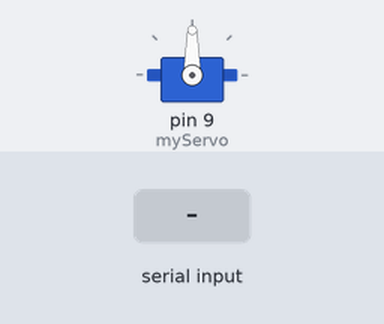
The sketch below on a simulated Arduino Uno, built with avr-gcc and run on an emulated ATmega328P. Parts: servo. The test bench sets the inputs (shaded band).

Above: at 1.2 s.
1.3 s: "30,150\n" received over Serial
At 2.1 s:
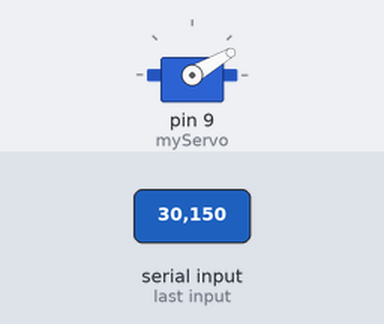
2.8 s: "5\n" received over Serial
At 3.1 s:
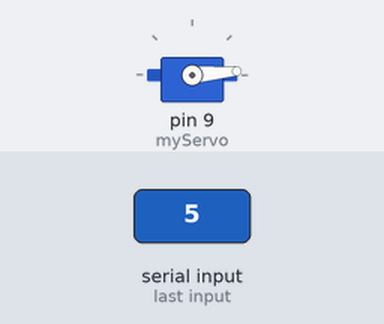
4.3 s: "90,45\n" received over Serial
At 5.5 s:
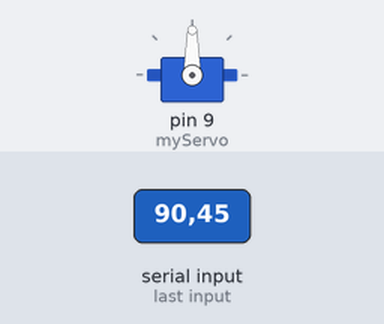
Timing chart, 0 to 7.3 s (numbered marks = the images above; inputs shaded):
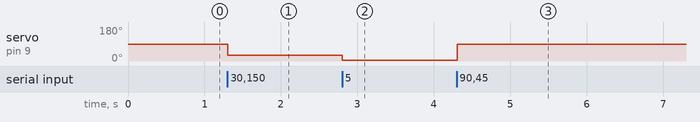

Measured:
- after the input at 1.3 s, servo on pin 9 (myServo): 90° → 30° at once
- after the input at 2.8 s, servo on pin 9 (myServo): 30° → 5° at once
- after the input at 4.3 s, servo on pin 9 (myServo): 5° → 90° at once

The sketch:

control.ino
```cpp
#include <Servo.h>

Servo myServo;
int angle = 0;

void setup() {
  Serial.begin(9600);
  myServo.attach(9); // Servo connected to pin 9
}

void loop() {
  if (Serial.available() > 0) {
    String input = Serial.readStringUntil('\n'); // Read full line
    angle = input.toInt(); // Convert to number
    if (angle >= 0 && angle <= 180) {
      myServo.write(angle);      // Rotate servo
    }
  }
}
```
